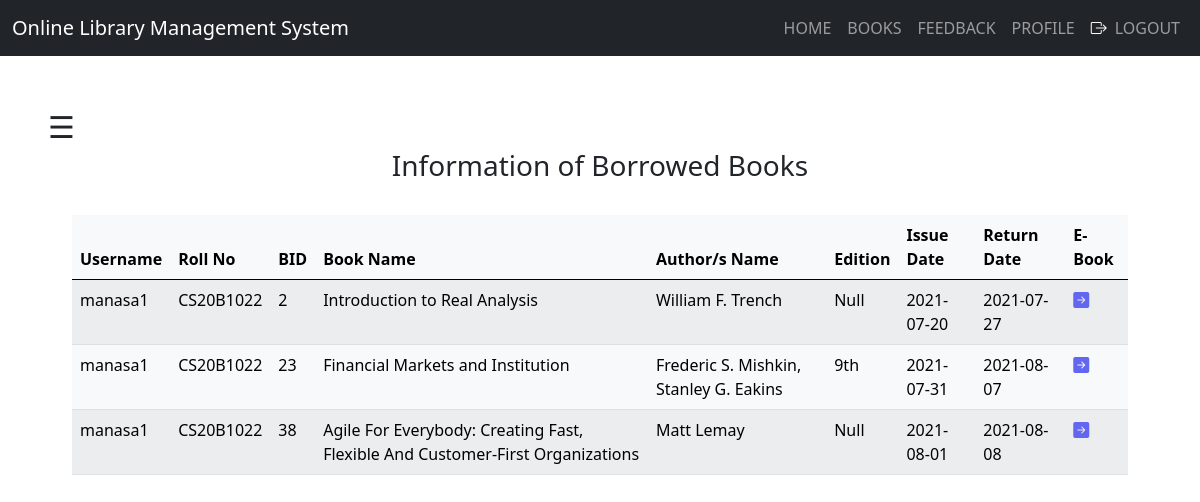
Page /student/issue_info.php (signed in) on the committed database.
### tables this page shows
CREATE TABLE `student` (
  `first` varchar(100) NOT NULL,
  `last` varchar(100) NOT NULL,
  `username` varchar(100) NOT NULL,
  `password` varchar(100) NOT NULL,
  `roll` varchar(100) NOT NULL,
  `email` varchar(100) NOT NULL,
  `contact` varchar(100) NOT NULL,
  `pic` varchar(100) NOT NULL
);

CREATE TABLE `books` (
  `bid` int(100) NOT NULL,
  `name` varchar(120) NOT NULL,
  `authors` varchar(100) NOT NULL,
  `edition` varchar(100) NOT NULL,
  `status` varchar(100) NOT NULL,
  `quantity` int(100) NOT NULL,
  `course` varchar(100) NOT NULL,
  `ebook` varchar(200) NOT NULL
);

CREATE TABLE `issue_book` (
  `username` varchar(100) NOT NULL,
  `bid` int(100) NOT NULL,
  `approve` varchar(100) NOT NULL,
  `issue` varchar(100) NOT NULL,
  `return` varchar(100) NOT NULL
);

### student/issue_info.php (the view, shortened to what this page needs)
<?php
include "connection.php";
include "modals/navbar.php";
?>
<section class="p-5">
  <span style="font-size:30px;cursor:pointer" onclick="openNav()">&#9776; </span>
  <div class="container">
    <h3 style="text-align: center;">Information of Borrowed Books</h3><br>
    <?php
    if (isset($_SESSION['login_user'])) {
      $sql = "SELECT student.username,roll,books.bid,name,authors,ebook,edition,issue,issue_book.return FROM student inner join issue_book ON student.username=issue_book.username inner join books ON issue_book.bid=books.bid WHERE issue_book.username ='$_SESSION[login_user]' and issue_book.approve !='' ORDER BY `issue_book`.`return` ASC";
      $res = mysqli_query($db, $sql); ?>
      <div class="container">
        <table class="table table-striped table-light">
          <thead>
            <tr>
              <th scope="col">Username</th>
              <th scope="col">Roll No</th>
              <th scope="col">BID</th>
              <th scope="col">Book Name</th>
              <th scope="col">Author/s Name</th>
              <th scope="col">Edition</th>
              <th scope="col">Issue Date</th>
              <th scope="col">Return Date</th>
              <th scope="col">E-Book</th>
            </tr>
          </thead>
          <tbody>
            <?php
            while ($row = mysqli_fetch_assoc($res)) { ?>
              <tr>
                <td><?php echo $row['username'] ?></td>
                <td><?php echo $row['roll'] ?></td>
                <td><?php echo $row['bid'] ?></td>
                <td><?php echo $row['name'] ?></td>
                <td><?php echo $row['authors'] ?></td>
                <td><?php echo $row['edition'] ?></td>
                <td><?php echo $row['issue'] ?></td>
                <td><?php echo $row['return'] ?></td>
                <td><a href="<?php echo $row['ebook'] ?>"><i class="bi bi-arrow-right-square-fill text-indigo-500"></i></a></td>
              </tr>
          <?php }
          } ?>
          </tbody>
        </table>
      </div>
</section>

### rows in the picture
student: username "manasa1", roll "CS20B1022", books.bid "2", books.name "Introduction to Real Analysis", books.authors "William F. Trench", books.edition "Null", issue_book.issue "2021-07-20", issue_book.return "2021-07-27", books.bid "23", books.name "Financial Markets and Institution", books.authors "Frederic S. Mishkin, Stanley G. Eakins", books.edition "9th", issue_book.issue "2021-07-31", issue_book.return "2021-08-07", books.bid "38", books.name "Agile For Everybody: Creating Fast, Flexible And Customer-First Organizations", books.authors "Matt Lemay", issue_book.issue "2021-08-01", issue_book.return "2021-08-08"
